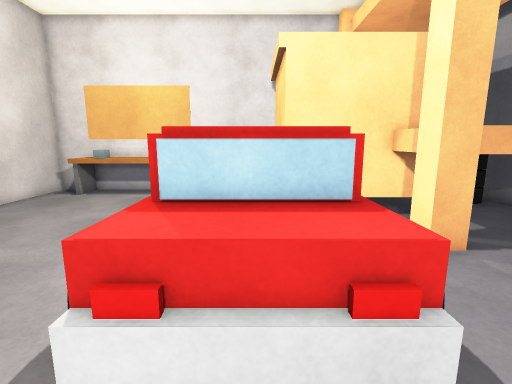
View 1 (above)

17 first-person views from a walk through a Unity game level. The camera is 1.4 m above the floor, tilts 10° down and sees 85° across. The floor is counted in squares, 0.5 m on a side. Each view is taken from the middle of a square. On the plan, view 1 faces up. The plan holds only what a view shows up to about 19 squares ahead; the rest is blank. The player is left out.

View 2
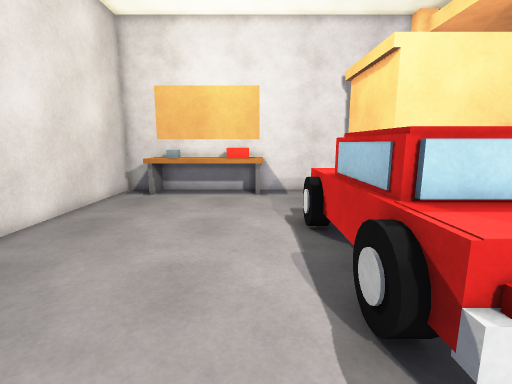

View 3
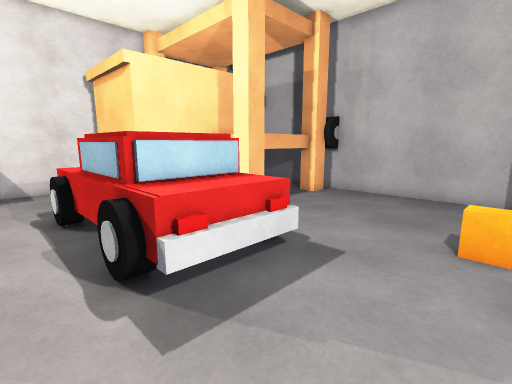

View 4
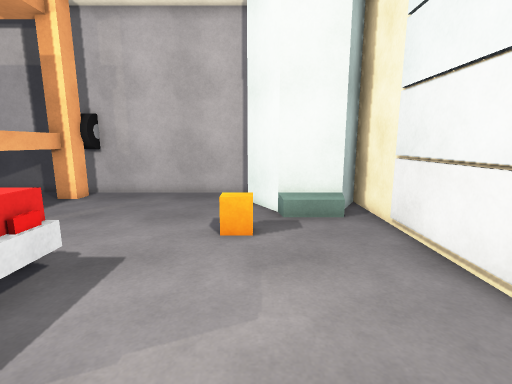

View 5
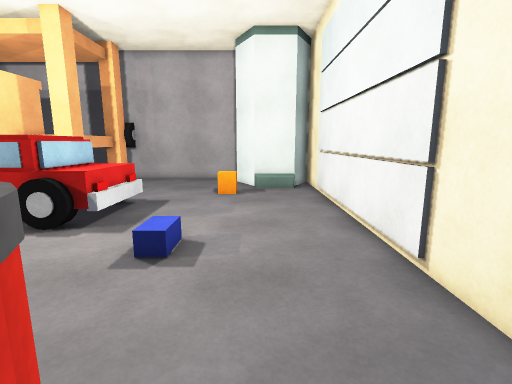

View 6
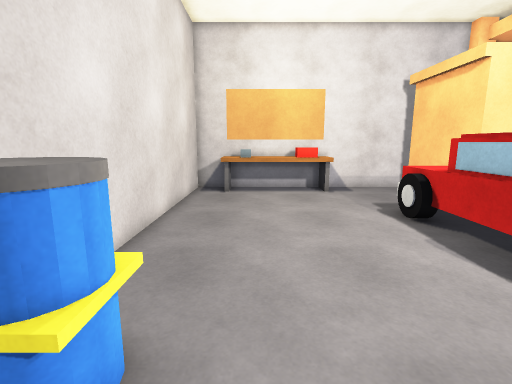

View 7
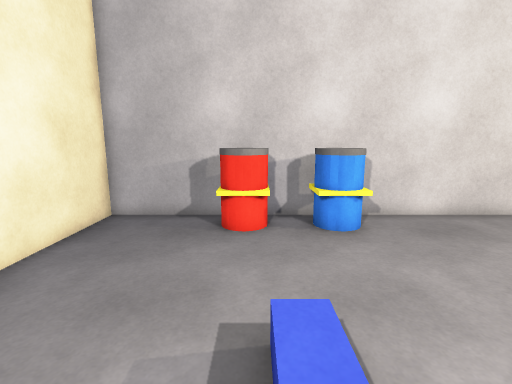

View 8
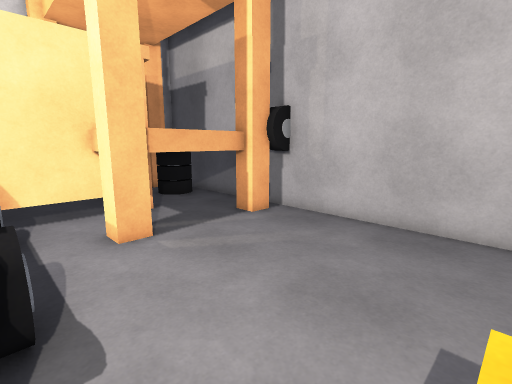

View 9
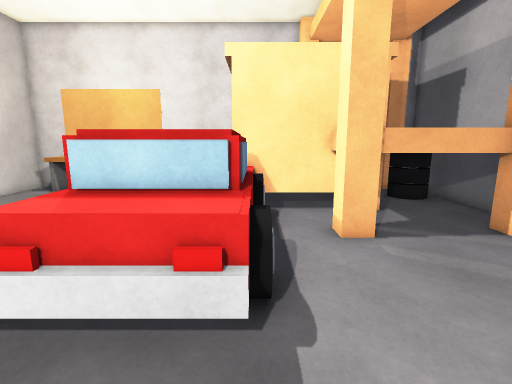

View 10
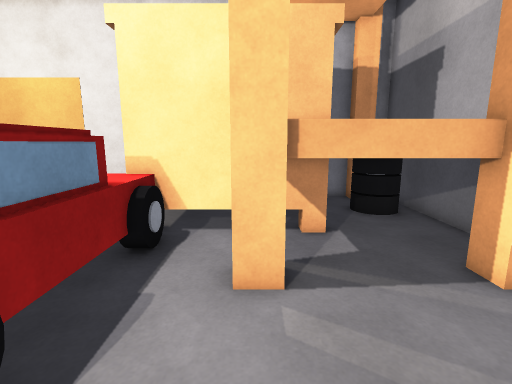

View 11
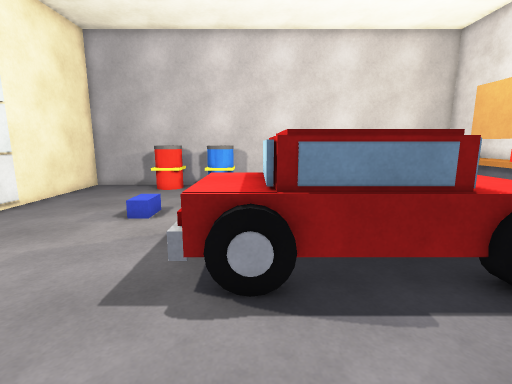

View 12
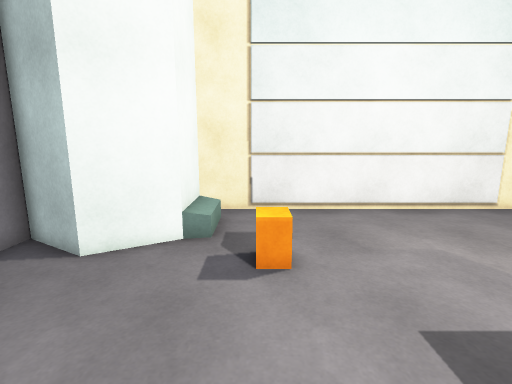

View 13
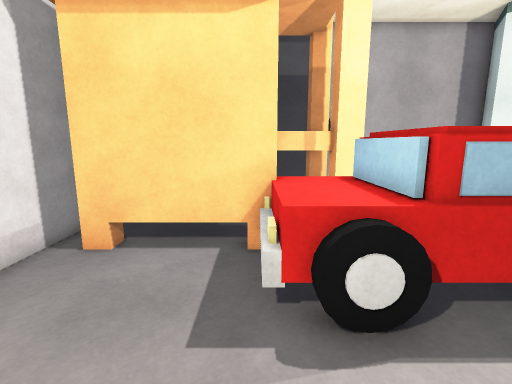

View 14
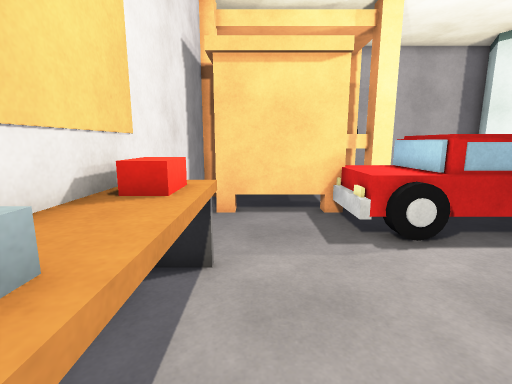

View 15
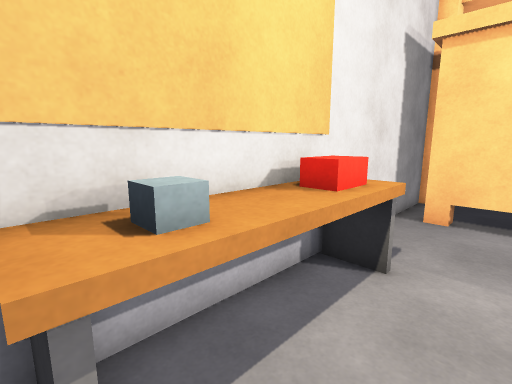

View 16
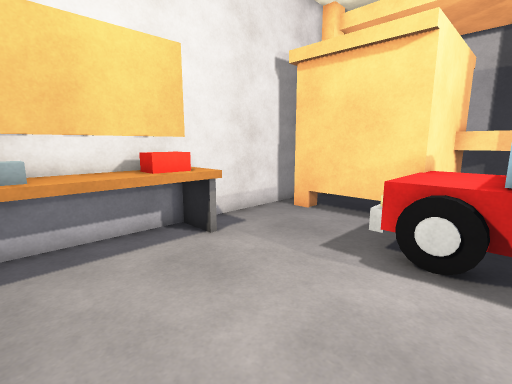

View 17
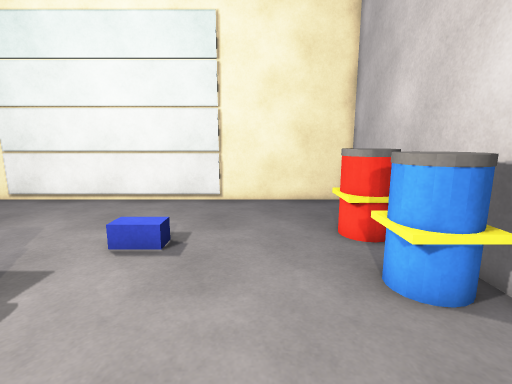

### Floor plan
Key: @ floor where view 1 was taken; # wall or solid block; . floor; = window, fence, low wall or low ledge; ^ raised ledge; O other object.
Columns run from 12 left of view 1 to 12 right of it. Each row starts with its distance up from view 1.
 17 ##################   ##
 16 #.^OO^OOO....#O  #OOOOO
 15 #.^^^^^#^....#O  OOOOOO #
 14 #............#   OOOOO O#
 13 #............#   OOOOOOO#
 12 #............#   OOOOOO.#
 11 #.........=^^##  #OOOOO.#
 10 #.........O^^^OOOOOOOOO.#
  9 #.........O^^^O..OOOOOO.#
  8 #.........^OOO^..#OOOOO##
  7 #.........^^ ^^..#OOOO###
  6 #.........^^ ^^.........#
  5 #.........OOOOO.........#
  4 #.........OOOOO.........#
  3 ###.......O^^^O.........#
  2 ###.......=^^^..........#
  1 ###.....................#
  0 #  .........@...........#
 -1 #OO ............OO......#
 -2 # O ............OO..#####
 -3 #..................##  ##
 -4 #..................#
 -5 #..................#
 -6 #..................###
 -7 ######################

Positions as (right, up) in squares from view 1, and headings:
1: (0, 0), facing up
2: (-4, 0), facing up
3: (-4, -2), facing up-right
4: (-4, -2), facing right
5: (-11, -3), facing right
6: (-8, -1), facing up
7: (-1, -1), facing left
8: (2, -1), facing up-right
9: (2, -1), facing up
10: (5, 2), facing up
11: (7, 4), facing left
12: (5, 5), facing down
13: (-6, 11), facing right
14: (-10, 14), facing right
15: (-10, 13), facing up-right
16: (-9, 8), facing up-right
17: (-7, 7), facing down
